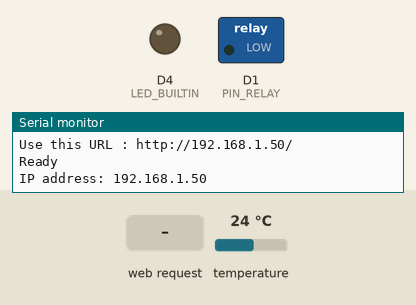
Simulated run of this sketch. Board: ESP8266 (NodeMCU). Parts: switched loads named in the sketch (green lamp = pin HIGH), output pins drawn as LEDs (lit = HIGH, except the on-board LED, lit = LOW), the last lines printed to the serial monitor. The inputs (shaded band) are chosen by the test bench; at power-on: temperature 24 °C. WiFi joins after 1.5 s; servers stay silent unless stated.

Above: at 2.7 s.
2.8 s: HTTP request GET /switchOn received
At 4.5 s:
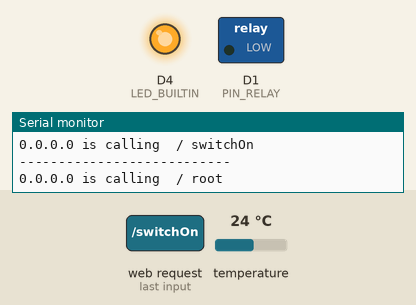
5.3 s: HTTP request GET /switchOff received
At 6.5 s:
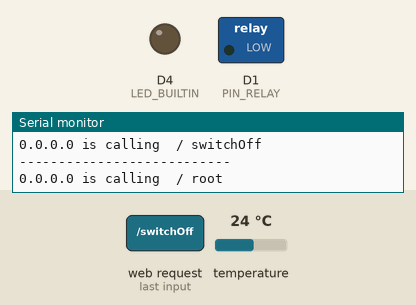
Timing chart, 0 to 8.3 s (numbered marks = the images above; inputs shaded):
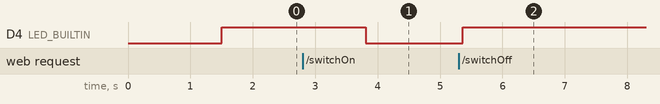

Measured:
- after the input at 2.8 s, D4 (LED_BUILTIN): HIGH → LOW after 1.0 s
- after the input at 5.3 s, D4 (LED_BUILTIN): LOW → HIGH after 0.07 s

The sketch:

esp_ota.ino
```cpp
#include <ESP8266WebServer.h>
#include <ESP8266WiFiMulti.h>
#include <ESP8266mDNS.h>
#include <WiFiUdp.h>
#include <ArduinoOTA.h>
#include <OneWire.h>


#define PIN_RELAY         D1

#ifndef STASSID
#define STASSID "IoT"
#define STAPSK  "qSUpFC3XyLSLabgQ"
#endif

const char* ssid = STASSID;
const char* password = STAPSK;

OneWire  ds(D2);
ESP8266WebServer server(80);
float temperatureData = 0;

void setup() {
  Serial.begin(115200);
  Serial.println("Booting");

  setupWifiServer();
  setupArduinoOTA();
  pinMode(LED_BUILTIN, OUTPUT);
  pinMode(PIN_RELAY, OUTPUT);
  digitalWrite(PIN_RELAY, LOW);
  digitalWrite(LED_BUILTIN, HIGH);
}


void loop() {
  ArduinoOTA.handle();
  server.handleClient();
  float displayData = getDisplayData();
  temperatureData = displayData != 0 ? displayData : temperatureData;
}


void setupWifiServer() {
  // Connect to WiFi network
  Serial.println();
  Serial.println();
  Serial.print("Connecting to ");
  Serial.println(ssid);

  WiFi.begin(ssid, password);

  while (WiFi.status() != WL_CONNECTED) {
    delay(500);
    Serial.print(".");
  }
  Serial.println("");
  Serial.println("WiFi connected");

  // Start the server
  server.begin();
  Serial.println("Server started");

  server.on("/", handleRoot);
  server.on("/switchOff", handleTurnOff);
  server.on("/switchOn", handleTurnOn);

  // Print the IP address
  Serial.print("Use this URL : ");
  Serial.print("http://");
  Serial.print(WiFi.localIP());
  Serial.println("/");
}


void setupArduinoOTA() {
  WiFi.mode(WIFI_STA);
  WiFi.begin(ssid, password);
  while (WiFi.waitForConnectResult() != WL_CONNECTED) {
    Serial.println("Connection Failed! Rebooting...");
    delay(5000);
    ESP.restart();
  }

  // Port defaults to 8266
  // ArduinoOTA.setPort(8266);

  // Hostname defaults to esp8266-[ChipID]
  ArduinoOTA.setHostname("Lite_DS_Relay");

  // No authentication by default
  // ArduinoOTA.setPassword("admin");

  // Password can be set with it's md5 value as well
  // MD5(admin) = 21232f297a57a5a743894a0e4a801fc3
  // ArduinoOTA.setPasswordHash("21232f297a57a5a743894a0e4a801fc3");

  ArduinoOTA.onStart([]() {
    String type;
    if (ArduinoOTA.getCommand() == U_FLASH) {
      type = "sketch";
    } else { // U_FS
      type = "filesystem";
    }

    // NOTE: if updating FS this would be the place to unmount FS using FS.end()
    Serial.println("Start updating " + type);
  });
  ArduinoOTA.onEnd([]() {
    Serial.println("\nEnd");
  });
  ArduinoOTA.onProgress([](unsigned int progress, unsigned int total) {
    Serial.printf("Progress: %u%%\r", (progress / (total / 100)));
  });
  ArduinoOTA.onError([](ota_error_t error) {
    Serial.printf("Error[%u]: ", error);
    if (error == OTA_AUTH_ERROR) {
      Serial.println("Auth Failed");
    } else if (error == OTA_BEGIN_ERROR) {
      Serial.println("Begin Failed");
    } else if (error == OTA_CONNECT_ERROR) {
      Serial.println("Connect Failed");
    } else if (error == OTA_RECEIVE_ERROR) {
      Serial.println("Receive Failed");
    } else if (error == OTA_END_ERROR) {
      Serial.println("End Failed");
    }
  });
  ArduinoOTA.begin();
  Serial.println("Ready");
  Serial.print("IP address: ");
  Serial.println(WiFi.localIP());
}


void handleRoot() {
  Serial.println("");
  logEndpointMessage(" / root");

  int httpRequestCode = 200; // OK

  String paragraph = String("<p>");
  String lineBreak = String("<br>");
  String buttons = textToButton("Root", "/");

  String temperature = String("Temperature in Celsius : ") + temperatureData + String(" Celsius (+- 1 Celsius)");

  String endpoints = textToAhref("/switchOn") + paragraph
                     + textToAhref("/switchOff") + paragraph;

  String autoRefresh = String("<meta http-equiv=\"refresh\" content=\"5\">"); //refresh every 5 seconds

  String style = String("<style>body {background-color: black;color: white;}</style>");
  String title = String("<title>ESP8266 OTA server</title>");
  String head = String("<head>") + style + title + String("</head>");
  String body = String("<body>")
                + paragraph + lineBreak
                + paragraph + lineBreak
                + String("<h4>Tap a button to do something</h4>") + lineBreak
                + buttons + lineBreak
                + paragraph + lineBreak
                + temperature + lineBreak
                + paragraph + lineBreak
                + paragraph + lineBreak
                + String("<h4>HTTP server works!</h4>") + paragraph
                + String("This is a super simple website, running on an ESP8266 based micro controller :)") + paragraph
                + String("You can see real time temperature and also you can control a relay.") + paragraph
                + paragraph + lineBreak
                + paragraph + lineBreak
                + String("Or call any <b>endpoint</b> via browser or an app:") + paragraph + lineBreak
                + endpoints + paragraph + lineBreak
                + paragraph + lineBreak
                + paragraph + lineBreak
                + String("</i></body>");
  String rootContent = String("<html>") + autoRefresh + head + body + String("</html>");

  server.send(httpRequestCode, "text/html", rootContent);
}


void handleTurnOn() {
  logEndpointMessage(" / switchOn");
  digitalWrite(LED_BUILTIN, LOW);
  handleRoot();
}


void handleTurnOff() {
  logEndpointMessage(" / switchOff");
  digitalWrite(LED_BUILTIN, HIGH);
  handleRoot();
}


float getDisplayData() {
  byte i;
  byte present = 0;
  byte type_s;
  byte data[12];
  byte addr[8];
  float celsius, fahrenheit;

  //now the DS18b20
  if ( !ds.search(addr))
  {
    ds.reset_search();
    delay(250);
    return 0;
  }

  if (OneWire::crc8(addr, 7) != addr[7])
  {
    Serial.println("CRC is not valid!");
    return 0;
  }

  // the first ROM byte indicates which chip
  switch (addr[0])
  {
    case 0x10:
      type_s = 1;
      break;
    case 0x28:
      type_s = 0;
      break;
    case 0x22:
      type_s = 0;
      break;
    default:
      Serial.println("Device is not a DS18x20 family device.");
      return 0;
  }

  ds.reset();
  ds.select(addr);
  ds.write(0x44, 1);        // start conversion, with parasite power on at the end
  delay(1000);
  present = ds.reset();
  ds.select(addr);
  ds.write(0xBE);         // Read Scratchpad

  for ( i = 0; i < 9; i++)
  {
    data[i] = ds.read();
  }

  // Convert the data to actual temperature
  int16_t raw = (data[1] << 8) | data[0];
  if (type_s) {
    raw = raw << 3; // 9 bit resolution default
    if (data[7] == 0x10)
    {
      raw = (raw & 0xFFF0) + 12 - data[6];
    }
  }
  else
  {
    byte cfg = (data[4] & 0x60);
    if (cfg == 0x00) raw = raw & ~7;  // 9 bit resolution, 93.75 ms
    else if (cfg == 0x20) raw = raw & ~3; // 10 bit res, 187.5 ms
    else if (cfg == 0x40) raw = raw & ~1; // 11 bit res, 375 ms

  }

  celsius = (float)raw / 16.0;
  fahrenheit = celsius * 1.8 + 32.0;

  return celsius;
}


void logEndpointMessage(String enpointName) {
  Serial.println("---------------------------");
  Serial.println(getClientIp() + " is calling " + enpointName);
}


String getClientIp() {
  return server.client().remoteIP().toString();
}


String textToAhref(String text) {
  String endpointText = ip2Str(WiFi.localIP()) + text;
  String ahref = String("<a href=\"") + text + String("\">") + endpointText + String("</a>");
  return ahref;
}


String textToButton(String text, String url) {
  String endpointText = ip2Str(WiFi.localIP()) + url;
  String ahref = String("<a href=\"") + url + String("\"><button>   ") + text  + String("   </button></a> ");
  return ahref;
}


String ip2Str(IPAddress ip) {
  String s = "";
  for (int i = 0; i < 4; i++) {
    s += i  ? "." + String(ip[i]) : String(ip[i]);
  }
  return s;
}
```
